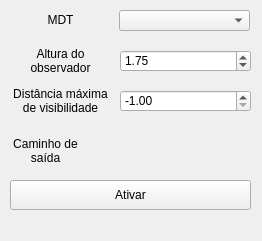
<?xml version="1.0" encoding="UTF-8"?>
<ui version="4.0">
 <class>convWindow</class>
 <widget class="QDockWidget" name="convWindow">
  <property name="geometry">
   <rect>
    <x>0</x>
    <y>0</y>
    <width>262</width>
    <height>241</height>
   </rect>
  </property>
  <property name="sizePolicy">
   <sizepolicy hsizetype="MinimumExpanding" vsizetype="Fixed">
    <horstretch>0</horstretch>
    <verstretch>0</verstretch>
   </sizepolicy>
  </property>
  <property name="minimumSize">
   <size>
    <width>262</width>
    <height>241</height>
   </size>
  </property>
  <property name="maximumSize">
   <size>
    <width>262</width>
    <height>241</height>
   </size>
  </property>
  <property name="windowTitle">
   <string>Plano de chamada</string>
  </property>
  <widget class="QWidget" name="dockWidgetContents">
   <property name="minimumSize">
    <size>
     <width>0</width>
     <height>160</height>
    </size>
   </property>
   <widget class="QLabel" name="label">
    <property name="geometry">
     <rect>
      <x>10</x>
      <y>9</y>
      <width>101</width>
      <height>21</height>
     </rect>
    </property>
    <property name="text">
     <string>MDT</string>
    </property>
    <property name="alignment">
     <set>Qt::AlignCenter</set>
    </property>
   </widget>
   <widget class="QPushButton" name="ativarButton">
    <property name="geometry">
     <rect>
      <x>10</x>
      <y>180</y>
      <width>241</width>
      <height>30</height>
     </rect>
    </property>
    <property name="text">
     <string>Ativar</string>
    </property>
    <property name="checkable">
     <bool>true</bool>
    </property>
    <property name="checked">
     <bool>false</bool>
    </property>
   </widget>
   <widget class="QgsMapLayerComboBox" name="layerCombo">
    <property name="geometry">
     <rect>
      <x>119</x>
      <y>10</y>
      <width>131</width>
      <height>21</height>
     </rect>
    </property>
   </widget>
   <widget class="QLabel" name="label_2">
    <property name="geometry">
     <rect>
      <x>10</x>
      <y>40</y>
      <width>101</width>
      <height>41</height>
     </rect>
    </property>
    <property name="text">
     <string>Altura do observador</string>
    </property>
    <property name="alignment">
     <set>Qt::AlignCenter</set>
    </property>
    <property name="wordWrap">
     <bool>true</bool>
    </property>
   </widget>
   <widget class="QDoubleSpinBox" name="heightSpinBox">
    <property name="geometry">
     <rect>
      <x>120</x>
      <y>50</y>
      <width>131</width>
      <height>22</height>
     </rect>
    </property>
    <property name="maximum">
     <double>9999.989999999999782</double>
    </property>
    <property name="singleStep">
     <double>0.100000000000000</double>
    </property>
    <property name="value">
     <double>1.750000000000000</double>
    </property>
   </widget>
   <widget class="QLabel" name="label_3">
    <property name="geometry">
     <rect>
      <x>10</x>
      <y>80</y>
      <width>101</width>
      <height>41</height>
     </rect>
    </property>
    <property name="text">
     <string>Distância máxima de visibilidade</string>
    </property>
    <property name="alignment">
     <set>Qt::AlignCenter</set>
    </property>
    <property name="wordWrap">
     <bool>true</bool>
    </property>
   </widget>
   <widget class="QDoubleSpinBox" name="rangeSpinBox">
    <property name="geometry">
     <rect>
      <x>120</x>
      <y>90</y>
      <width>131</width>
      <height>22</height>
     </rect>
    </property>
    <property name="minimum">
     <double>-1.000000000000000</double>
    </property>
    <property name="maximum">
     <double>9999.989999999999782</double>
    </property>
    <property name="singleStep">
     <double>0.100000000000000</double>
    </property>
    <property name="value">
     <double>-1.000000000000000</double>
    </property>
   </widget>
   <widget class="QLabel" name="label_4">
    <property name="geometry">
     <rect>
      <x>10</x>
      <y>130</y>
      <width>71</width>
      <height>41</height>
     </rect>
    </property>
    <property name="text">
     <string>Caminho de saída</string>
    </property>
    <property name="alignment">
     <set>Qt::AlignCenter</set>
    </property>
    <property name="wordWrap">
     <bool>true</bool>
    </property>
   </widget>
   <widget class="QgsFileWidget" name="outputFile">
    <property name="geometry">
     <rect>
      <x>90</x>
      <y>140</y>
      <width>161</width>
      <height>27</height>
     </rect>
    </property>
    <property name="filter">
     <string/>
    </property>
    <property name="storageMode">
     <enum>QgsFileWidget::SaveFile</enum>
    </property>
   </widget>
  </widget>
 </widget>
 <customwidgets>
  <customwidget>
   <class>QgsFileWidget</class>
   <extends>QWidget</extends>
   <header>qgsfilewidget.h</header>
  </customwidget>
  <customwidget>
   <class>QgsMapLayerComboBox</class>
   <extends>QComboBox</extends>
   <header>qgsmaplayercombobox.h</header>
  </customwidget>
 </customwidgets>
 <resources/>
 <connections/>
</ui>
